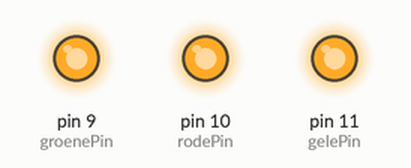
This sketch was run on a simulated Arduino Uno, built with avr-gcc and run on an emulated ATmega328P. On the bench: output pins drawn as LEDs (lit = HIGH).

Above: at 0.2 s.
At 1.7 s:
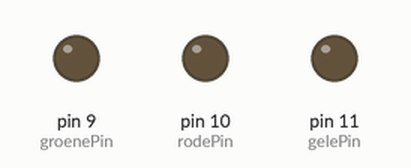
Timing chart, 0 to 3.0 s (numbered marks = the images above):
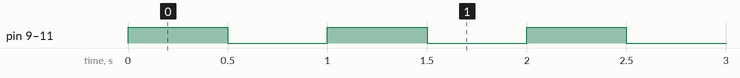

Measured:
- by itself, pin 9 (groenePin), pin 10 (rodePin), pin 11 (gelePin): alternates HIGH for 0.50 s and LOW for 0.50 s

The sketch:

les_rood_geel_groen.ino
```cpp
int gelePin = 11;
int rodePin = 10;
int groenePin = 9;


void setup()
{
  pinMode(gelePin, OUTPUT);
  pinMode(rodePin, OUTPUT);
  pinMode(groenePin, OUTPUT);
}

void loop()
{
  digitalWrite(gelePin, HIGH);
  digitalWrite(rodePin, HIGH);
  digitalWrite(groenePin, HIGH);
  delay(500);
  digitalWrite(gelePin, LOW);
  digitalWrite(rodePin, LOW);
  digitalWrite(groenePin, LOW);
  delay(500);
}
```
